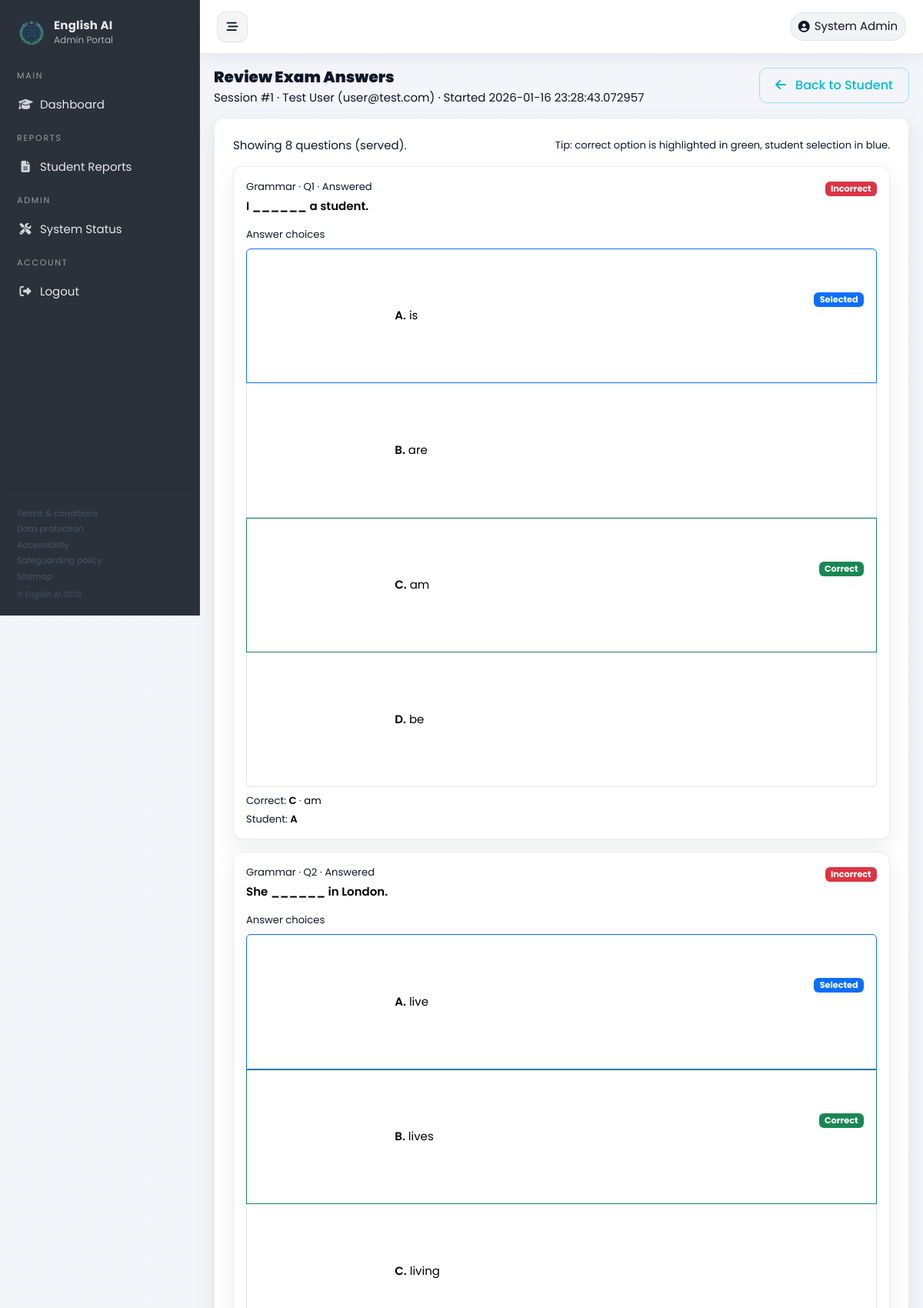
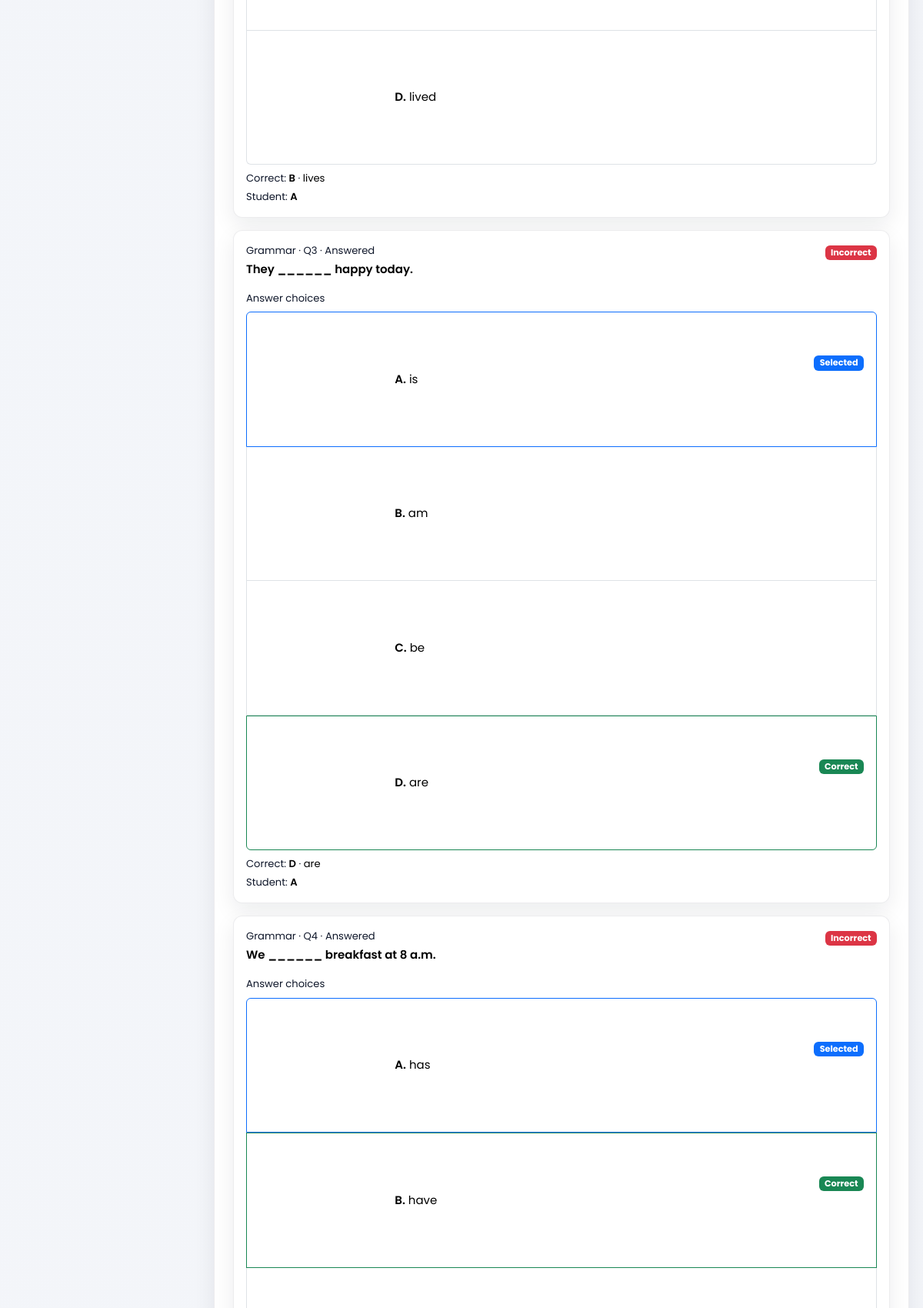
The page /instructor/session/1/review (signed in, upper part) on the database its author committed (2 pictures, top to bottom).
### app/models.py (models this page shows, shortened)
class User(UserMixin, db.Model):
    __tablename__ = 'users'
    id = db.Column(db.Integer, primary_key=True)
    name = db.Column(db.String(100))
    email = db.Column(db.String(120), unique=True, index=True)
    password_hash = db.Column(db.String(128))
    role = db.Column(db.Enum(UserRole), default=UserRole.STUDENT)
    type = db.Column(db.String(50))
    __mapper_args__ = {'polymorphic_identity': 'user', 'polymorphic_on': type}

class TestSession(db.Model):
    __tablename__ = 'test_sessions'
    id = db.Column(db.Integer, primary_key=True)
    user_id = db.Column(db.Integer, db.ForeignKey('users.id'), nullable=False)
    start_time = db.Column(db.DateTime, default=datetime.utcnow)
    end_time = db.Column(db.DateTime)
    is_completed = db.Column(db.Boolean, default=False)
    current_module = db.Column(db.Enum(ModuleType), default=ModuleType.GRAMMAR)
    current_question_index = db.Column(db.Integer, default=0)
    current_difficulty = db.Column(db.Enum(CEFRLevel), default=CEFRLevel.A1)
    responses = db.relationship('Response', backref='session', lazy='dynamic')
    module_attempts = db.relationship('SessionModuleAttempt', backref='session', lazy='dynamic')
    session_questions = db.relationship('SessionQuestion', backref='session', lazy='dynamic')
    technical_events = db.relationship('TechnicalEvent', backref='session', lazy='dynamic')

class SessionQuestion(db.Model):
    __tablename__ = 'session_questions'
    id = db.Column(db.Integer, primary_key=True)
    session_id = db.Column(db.Integer, db.ForeignKey('test_sessions.id'), nullable=False, index=True)
    module = db.Column(db.Enum(ModuleType), nullable=False, index=True)
    question_index = db.Column(db.Integer, nullable=False)
    question_id = db.Column(db.Integer, db.ForeignKey('questions.id'), nullable=False)
    status = db.Column(db.Enum(SessionQuestionStatus), default=SessionQuestionStatus.SERVED, nullable=False)
    served_at = db.Column(db.DateTime, default=datetime.utcnow)
    answered_at = db.Column(db.DateTime)
    question = db.relationship('Question')
    __table_args__ = (
        db.UniqueConstraint('session_id', 'module', 'question_index', name='uq_session_module_qindex'),
    )

class Question(db.Model):
    __tablename__ = 'questions'
    id = db.Column(db.Integer, primary_key=True)
    text = db.Column(db.Text, nullable=False)
    module = db.Column(db.Enum(ModuleType), nullable=False)
    difficulty = db.Column(db.Enum(CEFRLevel), nullable=False)
    question_type = db.Column(db.Enum(QuestionType), default=QuestionType.MULTIPLE_CHOICE)
    options = db.Column(db.Text, nullable=True)
    correct_answer = db.Column(db.String(500), nullable=True)
    audio_url = db.Column(db.Text, nullable=True)

class Response(db.Model):
    __tablename__ = 'responses'
    id = db.Column(db.Integer, primary_key=True)
    session_id = db.Column(db.Integer, db.ForeignKey('test_sessions.id'))
    question_id = db.Column(db.Integer, db.ForeignKey('questions.id'))
    selected_option = db.Column(db.String(10)) # A, B, C, D
    text_answer = db.Column(db.Text)           # Writing/Speaking answer
    is_correct = db.Column(db.Boolean)
    audio_filename = db.Column(db.String(255))
    transcript = db.Column(db.Text)
    stt_provider = db.Column(db.String(50))
    stt_status = db.Column(db.String(50))
    question = db.relationship('Question')

### app/controllers/instructor_controller.py (the view, shortened to what this page needs)
@instructor_bp.route("/instructor/session/<int:session_id>/review")
@login_required
@instructor_required
def review_session(session_id: int):
    session = TestSession.query.get_or_404(session_id)
    student = Student.query.get(session.user_id)
    responses = (
        Response.query.filter_by(session_id=session.id)
        .order_by(Response.id.desc())
        .all()
    )
    response_by_qid: dict[int, Response] = {}
    for r in responses:
        if r.question_id not in response_by_qid:
            response_by_qid[r.question_id] = r
    module_order = [
        ModuleType.GRAMMAR,
        ModuleType.VOCABULARY,
        ModuleType.READING,
        ModuleType.WRITING,
        ModuleType.LISTENING,
        ModuleType.SPEAKING,
    ]
    module_rank = {m: i for i, m in enumerate(module_order)}
    session_questions = SessionQuestion.query.filter_by(session_id=session.id).all()
    def _options_list(q) -> list[tuple[str, str]]:
        if not q or not q.options:
            return []
        try:
            opts = json.loads(q.options) if isinstance(q.options, str) else q.options
        except Exception:
            return []
        if isinstance(opts, dict):
            ordered = []
            for k in ("A", "B", "C", "D", "E", "F"):
                if k in opts:
                    ordered.append((k, str(opts.get(k))))
            for k in sorted([k for k in opts.keys() if k not in {"A", "B", "C", "D", "E", "F"}]):
                ordered.append((str(k), str(opts.get(k))))
            return ordered
    def _option_text(q, letter: str | None) -> str | None:
        if not q or not letter:
            return None
        for k, v in _options_list(q):
            if k == letter:
                return v
        return None
    items = []
    if session_questions:
        for sq in session_questions:
            q = sq.question
            resp = response_by_qid.get(sq.question_id)
            items.append(
                {
                    "module": q.module.value if q and q.module else (sq.module.value if sq.module else ""),
                    "module_enum": q.module if q and q.module else sq.module,
                    "question_index": sq.question_index,
                    "question": q,
                    "sq": sq,
                    "response": resp,
                    "options": _options_list(q),
                    "correct_letter": (q.correct_answer if q else None),
                    "correct_text": _option_text(q, q.correct_answer if q else None),
                }
            )
    items.sort(
        key=lambda it: (
            module_rank.get(it.get("module_enum"), 999),
            int(it.get("question_index") or 0),
            int(getattr(it.get("question"), "id", 0) or 0),
        )
    )
    return render_template(
        "instructor_exam_review.html",
        student=student,
        session=session,
        items=items,
    )

### app/templates/instructor_exam_review.html (shortened to what this page needs)
{% extends "base.html" %}
{% block content %}
<div class="panel-head">
    <div>
        <h2 class="panel-title">Review Exam Answers</h2>
        <div class="panel-subtitle">
            Session #{{ session.id }}
            {% if student %} · {{ student.name }} ({{ student.email }}){% endif %}
            {% if session.start_time %} · Started {{ session.start_time }}{% endif %}
        </div>
    </div>
    <div class="panel-actions">
        {% if student %}
            <a class="btn btn-outline-light" href="{{ url_for('instructor.student_reports', student_id=student.id) }}">
                <i class="fa-solid fa-arrow-left me-2"></i> Back to Student
            </a>
        {% else %}
            <a class="btn btn-outline-light" href="{{ url_for('instructor.all_reports') }}">
                <i class="fa-solid fa-arrow-left me-2"></i> All Students
            </a>
        {% endif %}
    </div>
</div>
<div class="glass-card p-3 p-md-4">
    {% if not items %}
        <div class="text-muted">No served questions found for this session.</div>
    {% else %}
        <div class="d-flex justify-content-between align-items-center mb-3">
            <div class="text-muted">Showing {{ items|length }} questions (served).</div>
            <div class="text-muted small">Tip: correct option is highlighted in green, student selection in blue.</div>
        </div>
        {% for it in items %}
            {% set q = it.question %}
            {% set resp = it.response %}
            <div class="glass-card p-3 mb-3">
                <div class="d-flex justify-content-between align-items-start gap-3">
                    <div>
                        <div class="text-muted small mb-1">
                            {{ it.module }} · Q{{ (it.question_index or 0) + 1 }}
                            {% if it.sq and it.sq.status %} · {{ it.sq.status.value }}{% endif %}
                        </div>
                        <div class="text-white fw-semibold" style="white-space: pre-wrap;">{{ q.text if q else '' }}</div>
                    </div>
                    <div class="text-end">
                        {% if resp and resp.is_correct is not none %}
                            {% if resp.is_correct %}
                                <span class="badge bg-success">Correct</span>
                            {% else %}
                                <span class="badge bg-danger">Incorrect</span>
                            {% endif %}
                        {% else %}
                            <span class="badge bg-secondary">No answer</span>
                        {% endif %}
                    </div>
                </div>
                {% if it.options and it.options|length > 0 %}
                    <div class="mt-3">
                        <div class="text-muted small mb-2">Answer choices</div>
                        <div class="list-group">
                            {% for letter, text in it.options %}
                                {% set is_selected = (resp and resp.selected_option == letter) %}
                                {% set is_correct = (it.correct_letter == letter) %}
                                {% set cls = 'list-group-item bg-transparent text-white' %}
                                {% if is_correct %}
                                    {% set cls = cls + ' border border-success' %}
                                {% endif %}
                                {% if is_selected %}
                                    {% set cls = cls + ' border border-primary' %}
                                {% endif %}
                                <div class="{{ cls }}" style="white-space: pre-wrap;">
                                    <div class="d-flex justify-content-between align-items-start gap-3">
                                        <div>
                                            <span class="fw-semibold">{{ letter }}.</span> {{ text }}
                                        </div>
                                        <div class="text-nowrap">
                                            {% if is_correct %}<span class="badge bg-success">Correct</span>{% endif %}
                                            {% if is_selected %}<span class="badge bg-primary">Selected</span>{% endif %}
                                        </div>
                                    </div>
                                </div>
                            {% endfor %}
                        </div>
                        <div class="mt-2 text-muted small">
                            Correct: <span class="text-white fw-semibold">{{ it.correct_letter or '-' }}</span>
                            {% if it.correct_text %}· <span class="text-white">{{ it.correct_text }}</span>{% endif %}
                        </div>
                        <div class="mt-1 text-muted small">
                            Student: <span class="text-white fw-semibold">{{ resp.selected_option if resp and resp.selected_option else '-' }}</span>
                        </div>
                    </div>
                {% endif %}
            </div>
        {% endfor %}
    {% endif %}
</div>
{% endblock %}

### app/templates/base.html (shortened to what this page needs)
<!DOCTYPE html>
<html lang="en">
<head>
    <link href="https://cdn.jsdelivr.net/npm/bootstrap@5.3.0/dist/css/bootstrap.min.css" rel="stylesheet">
    <link rel="stylesheet" href="https://cdnjs.cloudflare.com/ajax/libs/font-awesome/6.4.0/css/all.min.css">
    <link rel="stylesheet" href="{{ url_for('static', filename='css/style.css') }}">
    <link rel="stylesheet" href="{{ url_for('static', filename='css/modern.css') }}">
</head>
<body>
    {% set is_authed = current_user.is_authenticated %}
    {% set public_full_bleed = public_full_bleed|default(false) %}
    {% if is_authed %}
    <div class="app-shell">
        <aside class="sidebar" id="sidebar">
            <a class="brand" href="{{ url_for('auth.logout') }}">
                <div class="logo brand-logo">
                    <img class="brand-logo-img" src="{{ url_for('static', filename='img/logo.png') }}"
                        onerror="this.onerror=null;this.src='{{ url_for('static', filename='img/logo.svg') }}';"
                        alt="English AI">
                </div>
                <div class="brand-text">
                    <div class="title">
                        {% if current_user.role.value == 'Student' %}English AI Student Portal{% else %}English AI{%
                        endif %}
                    </div>
                    <div class="subtitle">
                        {% if current_user.role.value != 'Student' %}{{ current_user.role.value }} Portal{% endif %}
                    </div>
                </div>
            </a>
            <div class="sidebar-menu">
                <div class="side-section-title">Main</div>
                <a class="nav-item-link" href="{{ url_for('auth.dashboard') }}" title="Dashboard">
                    <i class="fa-solid fa-graduation-cap"></i><span class="nav-label">Dashboard</span>
                </a>
                {% if current_user.role.value in ['Instructor', 'Admin'] %}
                <div class="side-section-title">Reports</div>
                <a class="nav-item-link" href="{{ url_for('instructor.all_reports') }}" title="Student Reports">
                    <i class="fa-solid fa-file-lines"></i><span class="nav-label">Student Reports</span>
                </a>
                {% endif %}
                {% if current_user.role.value == 'Admin' %}
                <div class="side-section-title">Admin</div>
                <a class="nav-item-link" href="{{ url_for('admin.system_status') }}" title="System Status">
                    <i class="fa-solid fa-screwdriver-wrench"></i><span class="nav-label">System Status</span>
                </a>
                {% endif %}
                <div class="side-section-title">Account</div>
                <a class="nav-item-link" href="{{ url_for('auth.logout') }}" title="Logout">
                    <i class="fa-solid fa-right-from-bracket"></i><span class="nav-label">Logout</span>
                </a>
            </div>
            <div class="sidebar-footer" aria-label="Sidebar footer">
                <div class="footer-links" aria-label="Footer links">
                    <a href="#">Terms &amp; conditions</a>
                    <a href="#">Data protection</a>
                    <a href="#">Accessibility</a>
                    <a href="#">Safeguarding policy</a>
                    <a href="#">Sitemap</a>
                </div>
                <div class="footer-copy">© English AI 2026</div>
            </div>
        </aside>
        <main class="content">
            <header class="topbar">
                <div class="topbar-left">
                    <button class="icon-btn d-none d-lg-inline-flex" id="sidebarToggle" type="button"
                        aria-label="Toggle sidebar" aria-controls="sidebar" aria-expanded="true">
                        <i class="fa-solid fa-bars-staggered"></i>
                    </button>
                </div>
                <div class="right">
                    <span class="pill">
                        <i class="fa-solid fa-user-circle"></i> {{ current_user.name }}
                    </span>
                </div>
            </header>
            <div class="page">
                {% elif public_full_bleed %}
                <div class="public-shell">
                    {% else %}
                    <div class="auth-shell">
                        <div class="auth-card p-4 p-md-5">
                            {% endif %}
                            {% block content %}{% endblock %}
                            {% if is_authed %}
                        </div>
        </main>
    </div>
    {% elif public_full_bleed %}
    </div>
    {% else %}
    </div>
    </div>
    {% endif %}
</body>
</html>

### rows shown on the page
User: role.value "Admin", name "System Admin"
TestSession: id "1", start_time "2026-01-16 23:28:43.072957"
User: name "Test User", email "user@test.com"
SessionQuestion: sq.status.value "Answered"
Question: text "I ______ a student."
Response: selected_option "A"
SessionQuestion: sq.status.value "Answered"
Question: text "She ______ in London."
Response: selected_option "A"
SessionQuestion: sq.status.value "Answered"
Question: text "They ______ happy today."
Response: selected_option "A"
SessionQuestion: sq.status.value "Answered"
Question: text "We ______ breakfast at 8 a.m."

### other values the page prints
{{ items|length }} "8"
{{ it.module }} "Grammar" "Grammar" "Grammar" "Grammar"
{{ (it.question_index or 0) + 1 }} "1" "2" "3" "4"
{{ letter }} "A" "B" "C" "D" "A" "B" "C" "D" "A" "B" "C" "D" "A" "B"
{{ text }} "is" "are" "am" "be" "live" "lives" "living" "lived" "is" "am" "be" "are" "has" "have"
{{ it.correct_letter or '-' }} "C" "B" "D"
{{ it.correct_text }} "am" "lives" "are"
